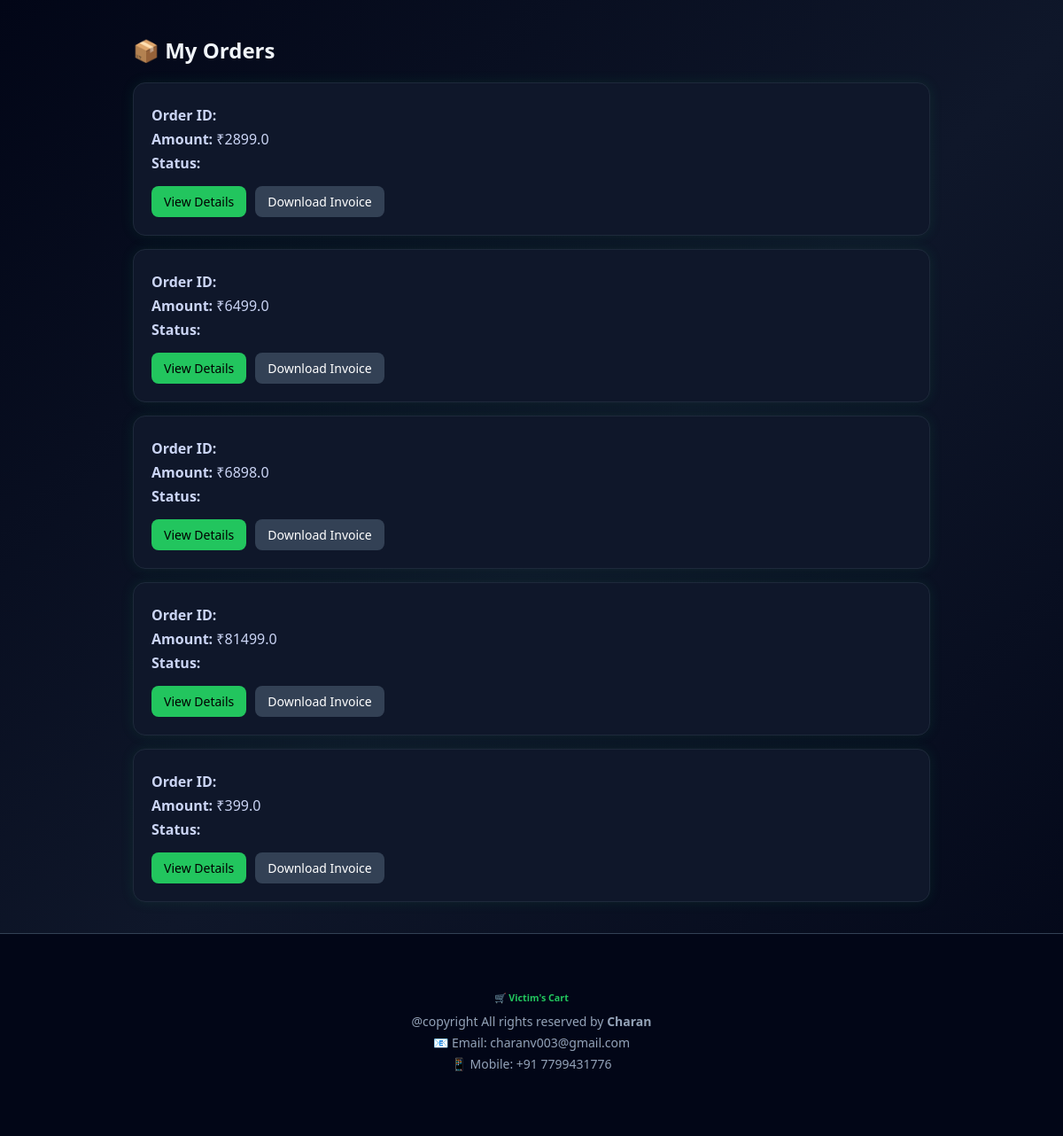
/user/my-orders (signed in), run on the app's committed database.
### tables this page shows
CREATE TABLE orders (
    id INTEGER PRIMARY KEY AUTOINCREMENT,
    user_id INTEGER,
    amount REAL,
    order_status TEXT,
    razorpay_order_id TEXT,
    razorpay_payment_id TEXT,
    created_at TIMESTAMP DEFAULT CURRENT_TIMESTAMP
);

### app.py (the view)
@app.route('/user/my-orders')
def my_orders():
    if 'user_id' not in session:
        return redirect('/user-login')
    conn = get_db()
    cursor = conn.cursor()
    cursor.execute("""
        SELECT * FROM orders
        WHERE user_id=?
        ORDER BY created_at DESC
    """, (session['user_id'],))
    orders = cursor.fetchall()
    cursor.close()
    conn.close()
    return render_template("user/my_orders.html", orders=orders)

### app.py (called while the page is built, shortened)
def get_db():
    conn = sqlite3.connect(DATABASE)
    conn.row_factory = sqlite3.Row
    return conn

@app.context_processor
def inject_admin():
    admin = None
    return dict(admin=admin)

### templates/user/my_orders.html (shortened to what this page needs)
<!DOCTYPE html>
<html lang="en">
<head>
</head>
<body>
<div class="container">
<h2>📦 My Orders</h2>
{% if orders %}
    {% for order in orders %}
        <div class="order-card">
            <p><b>Order ID:</b> {{ order.order_id }}</p>
            <p><b>Amount:</b> ₹{{ order.amount }}</p>
            <p>
                <b>Status:</b>
            </p>
            <div class="actions">
                <a href="/user/order-success/{{ order.order_id }}"
                   class="btn view-btn">
                   View Details
                </a>
                <a href="/user/download-invoice/{{ order.order_id }}"
                   class="btn invoice-btn">
                   Download Invoice
                </a>
            </div>
        </div>
    {% endfor %}
{% else %}
    <div class="empty">
        <h3>No orders yet 🛒</h3>
        <p>Start shopping to see your orders here</p>
    </div>
{% endif %}
</div>
<footer style="
    background: #020617;
    border-top: 1px solid #334155;
    color: #94a3b8;
    padding: 20px 0;
    text-align: center;
">
    <div class="container">
        <h6 style="color:#22c55e; margin-bottom:10px;">
            🛒 Victim's Cart
        </h6>
        <p style="margin: 0; font-size: 14px;">
            @copyright All rights reserved by <b>Charan</b>
        </p>
        <p style="margin: 5px 0; font-size: 14px;">
            📧 Email: charanv003@gmail.com
        </p>
        <p style="margin: 5px 0; font-size: 14px;">
            📱 Mobile: +91 7799431776
        </p>
        <div style="margin-top:10px;">
        </div>
    </div>
</footer>
</body>
</html>

### templates/user/my_orders.html (style rules this page uses)
body { margin:0; font-family:'Segoe UI', sans-serif; background:linear-gradient(135deg,#020617,#0f172a,#020617); color:#f1f5f9; }
.container { max-width:900px; margin:auto; padding:20px; }
h2 { margin-bottom:20px; }
.order-card { background:#0f172a; padding:20px; border-radius:14px; border:1px solid #1e293b; margin-bottom:15px; transition:0.3s; box-shadow:0 0 15px rgba(34,197,94,0.1); }
.order-card p { margin:5px 0; color:#cbd5f5; }
.actions { margin-top:15px; display:flex; gap:10px; flex-wrap:wrap; }
.btn { padding:8px 14px; border-radius:8px; text-decoration:none; font-size:14px; transition:0.3s; }
.view-btn { background:#22c55e; color:black; }
.invoice-btn { background:#334155; color:white; }

### data on the page
orders: amount "2899.0"
orders: amount "6499.0"
orders: amount "6898.0"
orders: amount "81499.0"
orders: amount "399.0"
